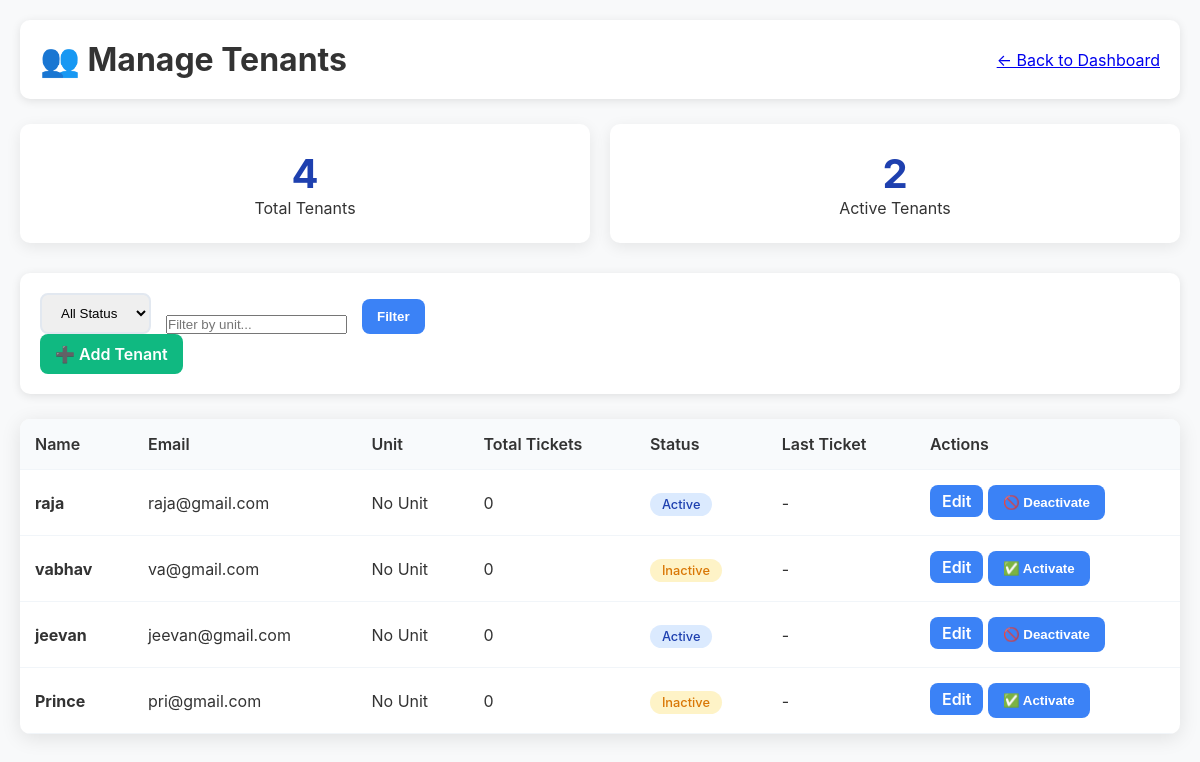
The app's page /manager/tenants (signed in) with its own data.
### models.py (models this page shows)
class Tenant(db.Model, UserMixin):
    __tablename__ = "tenants"
    id = db.Column(db.Integer, primary_key=True)
    name = db.Column(db.String(120))
    email = db.Column(db.String(120), unique=True, nullable=False)
    password_hash = db.Column(db.String(255))
    phone = db.Column(db.String(20))
    is_active = db.Column(db.Boolean, default=True)
    tickets = db.relationship("Ticket", back_populates="tenant")

### app.py (the view)
@app.route('/manager/tenants')
@login_required
def manage_tenants():
    if not isinstance(current_user, Manager):
        abort(403)
    status_filter = request.args.get('status', 'all')
    unit_filter = request.args.get('unit', '')
    query = Tenant.query
    if unit_filter:
        query = query.join(Ticket).join(Unit).filter(Unit.unit_number.ilike(f'%{unit_filter}%')).distinct()
    if status_filter != 'all':
        if status_filter == 'active':
            query = query.filter(Tenant.is_active.is_(True))
        elif status_filter == 'inactive':
            query = query.filter(Tenant.is_active.is_(False))
    tenants = query.order_by(Tenant.id.desc()).all()
    stats = {
        'total_tenants': Tenant.query.count(),
        'active_tenants': Tenant.query.filter_by(is_active=True).count(),
        'inactive_tenants': Tenant.query.filter_by(is_active=False).count(),
    }
    return render_template('manager/tenants.html', tenants=tenants, stats=stats,
                           status_filter=status_filter, unit_filter=unit_filter)

### app.py (called while the page is built)
@loginmanager.user_loader
def load_user(user_id):
     return (
         Manager.query.get(int(user_id)) or
         Tenant.query.get(int(user_id)) or
         Technician.query.get(int(user_id))
         )

### templates/manager/tenants.html (shortened to what this page needs)
<!doctype html>
<html>
  <head>
  </head>
  <body>
    <div class="container">
      <div class="header">
        <h1>👥 Manage Tenants</h1>
        <a href="{{ url_for('manager_dashboard') }}">← Back to Dashboard</a>
      </div>
      <div class="stats">
        <div class="stat-card">
          <div class="stat-number">{{ stats.total_tenants }}</div>
          <div>Total Tenants</div>
        </div>
        <div class="stat-card">
          <div class="stat-number">{{ stats.active_tenants }}</div>
          <div>Active Tenants</div>
        </div>
      </div>
      <div class="filters">
        <form method="GET">
          <select name="status">
            <option value="all" {% if status_filter == 'all' %}selected{% endif %}>All Status</option>
          </select>
          <input
            type="text"
            name="unit"
            placeholder="Filter by unit..."
            value="{{ unit_filter }}"
          />
          <button type="submit" class="btn">Filter</button>
        </form>
        <a
          href="{{ url_for('add_tenant') }}"
          class="btn"
          style="background: #10b981"
          >➕ Add Tenant</a
        >
      </div>
      <div class="table-container">
        <table>
          <thead>
            <tr>
              <th>Name</th>
              <th>Email</th>
              <th>Unit</th>
              <th>Total Tickets</th>
              <th>Status</th>
              <th>Last Ticket</th>
              <th>Actions</th>
            </tr>
          </thead>
          <tbody>
            {% for tenant in tenants %}
            <tr>
              <td><strong>{{ tenant.name }}</strong></td>
              <td>{{ tenant.email }}</td>
              <td>
                {{ tenant.tickets[0].unit.unit_number if tenant.tickets else 'No
                Unit' }}
              </td>
              <td>{{ tenant.tickets|length }}</td>
              <td>
                {% if tenant.is_active %}
                <span class="status open">Active</span>
                {% else %}
                <span class="status assigned">Inactive</span>
                {% endif %}
              </td>
              <td>
                {{ tenant.tickets[0].created_at.strftime('%d/%m') if
                tenant.tickets else '-' }}
              </td>
              <td>
                <a
                  href="{{ url_for('edit_tenant', tenant_id=tenant.id) }}"
                  class="btn"
                  style="padding: 6px 12px"
                  >Edit</a
                >
                {% if tenant.is_active %}
                <form
                  method="POST"
                  action="{{ url_for('deactivate_tenant', tenant_id=tenant.id) }}"
                  style="display: inline"
                  onsubmit="return confirm('Deactivate {{ tenant.name }}? They will lose access.');"
                >
                  <button type="submit" class="btn btn-danger">
                    🚫 Deactivate
                  </button>
                </form>
                {% else %}
                <form
                  method="POST"
                  action="{{ url_for('activate_tenant', tenant_id=tenant.id) }}"
                  style="display: inline"
                >
                  <button type="submit" class="btn btn-success">
                    ✅ Activate
                  </button>
                </form>
                {% endif %}
              </td>
            </tr>
            {% endfor %}
          </tbody>
        </table>
      </div>
    </div>
  </body>
</html>

### templates/manager/tenants.html (style rules this page uses)
* { margin: 0; padding: 0; box-sizing: border-box; }
body { font-family: -apple-system, BlinkMacSystemFont, sans-serif; background: #f8f9fa; color: #333; }
.container { max-width: 1200px; margin: 0 auto; padding: 20px; }
.header { background: white; padding: 20px; border-radius: 10px; margin-bottom: 25px; box-shadow: 0 2px 10px rgba(0, 0, 0, 0.1); display: flex; justify-content: space-between; align-items: center; }
.stats { display: grid; grid-template-columns: repeat(auto-fit, minmax(220px, 1fr)); gap: 20px; margin-bottom: 30px; }
.stat-card { background: white; padding: 25px; border-radius: 10px; text-align: center; box-shadow: 0 4px 15px rgba(0, 0, 0, 0.08); }
.stat-number { font-size: 2.5rem; font-weight: 700; color: #1e40af; }
.filters { background: white; padding: 20px; border-radius: 10px; margin-bottom: 25px; box-shadow: 0 2px 10px rgba(0, 0, 0, 0.1); }
.filters form { display: flex; gap: 15px; flex-wrap: wrap; align-items: end; }
select, .btn { padding: 10px 15px; border: 2px solid #e2e8f0; border-radius: 8px; }
.btn { background: #3b82f6; color: white; border: none; cursor: pointer; font-weight: 600; text-decoration: none; display: inline-block; text-align: center; }
.table-container { background: white; border-radius: 10px; overflow: hidden; box-shadow: 0 4px 20px rgba(0, 0, 0, 0.1); margin-bottom: 25px; }
table { width: 100%; border-collapse: collapse; }
th, td { padding: 15px; text-align: left; border-bottom: 1px solid #f1f5f9; }
th { background: #f8fafc; font-weight: 600; }
.status { padding: 4px 12px; border-radius: 20px; font-size: 0.8rem; font-weight: 500; }
.open { background: #dbeafe; color: #1e40af; }
.assigned { background: #fef3c7; color: #d97706; }

### records on screen
Tenant: name "raja", email "raja@gmail.com", tickets "No Unit", tickets|length "0", is_active "Active", tickets "-"
Tenant: name "vabhav", email "va@gmail.com", tickets "No Unit", tickets|length "0", is_active "Inactive", tickets "-"
Tenant: name "jeevan", email "jeevan@gmail.com", tickets "No Unit", tickets|length "0", is_active "Active", tickets "-"
Tenant: name "Prince", email "pri@gmail.com", tickets "No Unit", tickets|length "0", is_active "Inactive", tickets "-"

### other values on screen
{{ stats.total_tenants }} "4"
{{ stats.active_tenants }} "2"
